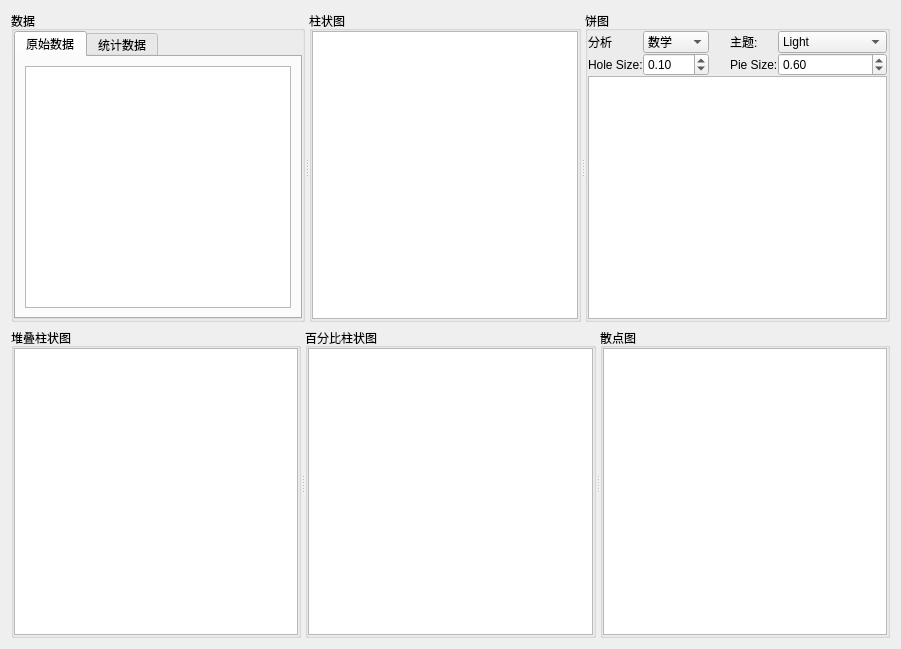
<?xml version="1.0" encoding="UTF-8"?>
<ui version="4.0">
 <class>CHarts</class>
 <widget class="QWidget" name="CHarts">
  <property name="geometry">
   <rect>
    <x>0</x>
    <y>0</y>
    <width>901</width>
    <height>649</height>
   </rect>
  </property>
  <property name="sizePolicy">
   <sizepolicy hsizetype="Expanding" vsizetype="Expanding">
    <horstretch>0</horstretch>
    <verstretch>0</verstretch>
   </sizepolicy>
  </property>
  <property name="windowTitle">
   <string>Form</string>
  </property>
  <layout class="QGridLayout" name="gridLayout_2">
   <item row="0" column="0">
    <widget class="QSplitter" name="splitter">
     <property name="orientation">
      <enum>Qt::Horizontal</enum>
     </property>
     <widget class="QGroupBox" name="groupBox_Data">
      <property name="sizePolicy">
       <sizepolicy hsizetype="Preferred" vsizetype="Preferred">
        <horstretch>0</horstretch>
        <verstretch>0</verstretch>
       </sizepolicy>
      </property>
      <property name="title">
       <string>数据</string>
      </property>
      <layout class="QGridLayout" name="gridLayout_7">
       <property name="leftMargin">
        <number>0</number>
       </property>
       <property name="topMargin">
        <number>0</number>
       </property>
       <property name="rightMargin">
        <number>0</number>
       </property>
       <property name="bottomMargin">
        <number>0</number>
       </property>
       <property name="spacing">
        <number>0</number>
       </property>
       <item row="0" column="0">
        <widget class="QTabWidget" name="tabWidget">
         <property name="currentIndex">
          <number>0</number>
         </property>
         <widget class="QWidget" name="tab">
          <attribute name="title">
           <string>原始数据</string>
          </attribute>
          <layout class="QGridLayout" name="gridLayout_8">
           <item row="0" column="0">
            <widget class="QTableView" name="tableView">
             <property name="sizePolicy">
              <sizepolicy hsizetype="Preferred" vsizetype="Preferred">
               <horstretch>0</horstretch>
               <verstretch>0</verstretch>
              </sizepolicy>
             </property>
            </widget>
           </item>
          </layout>
         </widget>
         <widget class="QWidget" name="tab_2">
          <attribute name="title">
           <string>统计数据</string>
          </attribute>
          <layout class="QGridLayout" name="gridLayout_9">
           <item row="0" column="0">
            <widget class="QTreeWidget" name="treeWidget_Data">
             <attribute name="headerMinimumSectionSize">
              <number>20</number>
             </attribute>
             <attribute name="headerDefaultSectionSize">
              <number>90</number>
             </attribute>
             <column>
              <property name="text">
               <string>分数段</string>
              </property>
              <property name="textAlignment">
               <set>AlignCenter</set>
              </property>
             </column>
             <column>
              <property name="text">
               <string>数学</string>
              </property>
              <property name="textAlignment">
               <set>AlignCenter</set>
              </property>
             </column>
             <column>
              <property name="text">
               <string>语文</string>
              </property>
              <property name="textAlignment">
               <set>AlignCenter</set>
              </property>
             </column>
             <column>
              <property name="text">
               <string>英语</string>
              </property>
              <property name="textAlignment">
               <set>AlignCenter</set>
              </property>
             </column>
             <column>
              <property name="text">
               <string>平均分</string>
              </property>
              <property name="textAlignment">
               <set>AlignCenter</set>
              </property>
             </column>
             <item>
              <property name="text">
               <string>60分以下</string>
              </property>
              <property name="textAlignment">
               <set>AlignCenter</set>
              </property>
             </item>
             <item>
              <property name="text">
               <string>60-69分</string>
              </property>
              <property name="textAlignment">
               <set>AlignCenter</set>
              </property>
             </item>
             <item>
              <property name="text">
               <string>70-79分</string>
              </property>
              <property name="textAlignment">
               <set>AlignCenter</set>
              </property>
             </item>
             <item>
              <property name="text">
               <string>80-89分</string>
              </property>
              <property name="textAlignment">
               <set>AlignCenter</set>
              </property>
             </item>
             <item>
              <property name="text">
               <string>90分以上</string>
              </property>
              <property name="textAlignment">
               <set>AlignCenter</set>
              </property>
             </item>
             <item>
              <property name="text">
               <string>平均分</string>
              </property>
              <property name="textAlignment">
               <set>AlignCenter</set>
              </property>
             </item>
             <item>
              <property name="text">
               <string>最高分</string>
              </property>
              <property name="textAlignment">
               <set>AlignCenter</set>
              </property>
             </item>
             <item>
              <property name="text">
               <string>最低分</string>
              </property>
              <property name="textAlignment">
               <set>AlignCenter</set>
              </property>
             </item>
            </widget>
           </item>
          </layout>
         </widget>
        </widget>
       </item>
      </layout>
     </widget>
     <widget class="QGroupBox" name="groupBox_Bar">
      <property name="title">
       <string>柱状图</string>
      </property>
      <layout class="QGridLayout" name="gridLayout_3">
       <property name="leftMargin">
        <number>0</number>
       </property>
       <property name="topMargin">
        <number>0</number>
       </property>
       <property name="rightMargin">
        <number>0</number>
       </property>
       <property name="bottomMargin">
        <number>0</number>
       </property>
       <property name="spacing">
        <number>0</number>
       </property>
       <item row="0" column="0">
        <widget class="QChartView" name="graphicsView_Bar">
         <property name="sizePolicy">
          <sizepolicy hsizetype="Expanding" vsizetype="Expanding">
           <horstretch>0</horstretch>
           <verstretch>0</verstretch>
          </sizepolicy>
         </property>
        </widget>
       </item>
      </layout>
     </widget>
     <widget class="QGroupBox" name="groupBox_Pie">
      <property name="title">
       <string>饼图</string>
      </property>
      <layout class="QGridLayout" name="gridLayout_4">
       <property name="leftMargin">
        <number>0</number>
       </property>
       <property name="topMargin">
        <number>0</number>
       </property>
       <property name="rightMargin">
        <number>0</number>
       </property>
       <property name="bottomMargin">
        <number>0</number>
       </property>
       <property name="spacing">
        <number>0</number>
       </property>
       <item row="1" column="0">
        <widget class="QLabel" name="label_2">
         <property name="text">
          <string>Hole Size:</string>
         </property>
        </widget>
       </item>
       <item row="0" column="0">
        <widget class="QLabel" name="label">
         <property name="text">
          <string>分析</string>
         </property>
        </widget>
       </item>
       <item row="0" column="1">
        <widget class="QComboBox" name="comboBox_Catagory">
         <property name="currentText">
          <string>数学</string>
         </property>
         <item>
          <property name="text">
           <string>数学</string>
          </property>
         </item>
         <item>
          <property name="text">
           <string>语文</string>
          </property>
         </item>
         <item>
          <property name="text">
           <string>英语</string>
          </property>
         </item>
         <item>
          <property name="text">
           <string>平均分</string>
          </property>
         </item>
        </widget>
       </item>
       <item row="1" column="1">
        <widget class="QDoubleSpinBox" name="doubleSpinBox_Hole">
         <property name="decimals">
          <number>2</number>
         </property>
         <property name="singleStep">
          <double>0.100000000000000</double>
         </property>
         <property name="value">
          <double>0.100000000000000</double>
         </property>
        </widget>
       </item>
       <item row="1" column="3">
        <widget class="QLabel" name="label_4">
         <property name="text">
          <string>Pie Size:</string>
         </property>
        </widget>
       </item>
       <item row="1" column="4">
        <widget class="QDoubleSpinBox" name="doubleSpinBox_Pie">
         <property name="singleStep">
          <double>0.100000000000000</double>
         </property>
         <property name="value">
          <double>0.600000000000000</double>
         </property>
        </widget>
       </item>
       <item row="3" column="0" colspan="5">
        <widget class="QChartView" name="graphicsView_Pie"/>
       </item>
       <item row="0" column="3">
        <widget class="QLabel" name="label_3">
         <property name="text">
          <string>主题:</string>
         </property>
        </widget>
       </item>
       <item row="0" column="4">
        <widget class="QComboBox" name="comboBox_Style">
         <item>
          <property name="text">
           <string>Light</string>
          </property>
         </item>
         <item>
          <property name="text">
           <string>BlueCerulean</string>
          </property>
         </item>
         <item>
          <property name="text">
           <string>Dark</string>
          </property>
         </item>
         <item>
          <property name="text">
           <string>BrownSand</string>
          </property>
         </item>
         <item>
          <property name="text">
           <string>BlueNcs</string>
          </property>
         </item>
         <item>
          <property name="text">
           <string>HighConstrast</string>
          </property>
         </item>
         <item>
          <property name="text">
           <string>BlueIcy</string>
          </property>
         </item>
         <item>
          <property name="text">
           <string>Qt</string>
          </property>
         </item>
        </widget>
       </item>
       <item row="0" column="2">
        <spacer name="horizontalSpacer">
         <property name="orientation">
          <enum>Qt::Horizontal</enum>
         </property>
         <property name="sizeHint" stdset="0">
          <size>
           <width>10</width>
           <height>20</height>
          </size>
         </property>
        </spacer>
       </item>
       <item row="1" column="2">
        <spacer name="horizontalSpacer_2">
         <property name="orientation">
          <enum>Qt::Horizontal</enum>
         </property>
         <property name="sizeHint" stdset="0">
          <size>
           <width>10</width>
           <height>20</height>
          </size>
         </property>
        </spacer>
       </item>
      </layout>
     </widget>
    </widget>
   </item>
   <item row="1" column="0">
    <widget class="QSplitter" name="splitter_2">
     <property name="orientation">
      <enum>Qt::Horizontal</enum>
     </property>
     <widget class="QGroupBox" name="groupBox_Stacked">
      <property name="title">
       <string>堆叠柱状图</string>
      </property>
      <layout class="QGridLayout" name="gridLayout">
       <property name="leftMargin">
        <number>0</number>
       </property>
       <property name="topMargin">
        <number>0</number>
       </property>
       <property name="rightMargin">
        <number>0</number>
       </property>
       <property name="bottomMargin">
        <number>0</number>
       </property>
       <property name="spacing">
        <number>0</number>
       </property>
       <item row="0" column="0">
        <widget class="QChartView" name="graphicsView_Stacked"/>
       </item>
      </layout>
     </widget>
     <widget class="QGroupBox" name="groupBox_Percent">
      <property name="title">
       <string>百分比柱状图</string>
      </property>
      <layout class="QGridLayout" name="gridLayout_5">
       <property name="leftMargin">
        <number>0</number>
       </property>
       <property name="topMargin">
        <number>0</number>
       </property>
       <property name="rightMargin">
        <number>0</number>
       </property>
       <property name="bottomMargin">
        <number>0</number>
       </property>
       <property name="spacing">
        <number>0</number>
       </property>
       <item row="0" column="0">
        <widget class="QChartView" name="graphicsView_Percent"/>
       </item>
      </layout>
     </widget>
     <widget class="QGroupBox" name="groupBox_Scatter">
      <property name="title">
       <string>散点图</string>
      </property>
      <layout class="QGridLayout" name="gridLayout_6">
       <property name="leftMargin">
        <number>0</number>
       </property>
       <property name="topMargin">
        <number>0</number>
       </property>
       <property name="rightMargin">
        <number>0</number>
       </property>
       <property name="bottomMargin">
        <number>0</number>
       </property>
       <property name="spacing">
        <number>0</number>
       </property>
       <item row="0" column="0">
        <widget class="QChartView" name="graphicsView_Scatter"/>
       </item>
      </layout>
     </widget>
    </widget>
   </item>
  </layout>
 </widget>
 <customwidgets>
  <customwidget>
   <class>QChartView</class>
   <extends>QGraphicsView</extends>
   <header location="global">qchartview.h</header>
  </customwidget>
 </customwidgets>
 <resources/>
 <connections/>
</ui>
